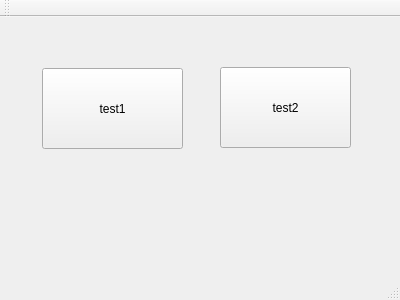
<?xml version="1.0" encoding="UTF-8"?>
<ui version="4.0">
 <class>MainWindow</class>
 <widget class="QMainWindow" name="MainWindow">
  <property name="geometry">
   <rect>
    <x>0</x>
    <y>0</y>
    <width>400</width>
    <height>300</height>
   </rect>
  </property>
  <property name="windowTitle">
   <string>MainWindow</string>
  </property>
  <widget class="QWidget" name="centralWidget">
   <widget class="QPushButton" name="pushButton">
    <property name="geometry">
     <rect>
      <x>42</x>
      <y>51</y>
      <width>141</width>
      <height>81</height>
     </rect>
    </property>
    <property name="text">
     <string>test1</string>
    </property>
   </widget>
   <widget class="QPushButton" name="pushButton_2">
    <property name="geometry">
     <rect>
      <x>220</x>
      <y>50</y>
      <width>131</width>
      <height>81</height>
     </rect>
    </property>
    <property name="text">
     <string>test2</string>
    </property>
   </widget>
  </widget>
  <widget class="QMenuBar" name="menuBar">
   <property name="geometry">
    <rect>
     <x>0</x>
     <y>0</y>
     <width>400</width>
     <height>22</height>
    </rect>
   </property>
  </widget>
  <widget class="QToolBar" name="mainToolBar">
   <attribute name="toolBarArea">
    <enum>TopToolBarArea</enum>
   </attribute>
   <attribute name="toolBarBreak">
    <bool>false</bool>
   </attribute>
  </widget>
  <widget class="QStatusBar" name="statusBar"/>
 </widget>
 <layoutdefault spacing="6" margin="11"/>
 <resources/>
 <connections/>
</ui>
